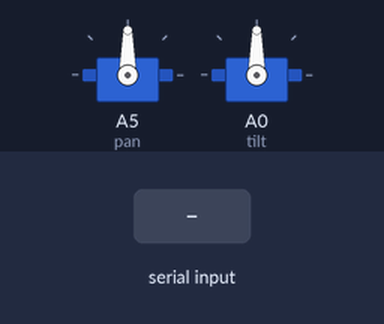
A sketch run on a simulated Arduino Uno, built with avr-gcc and run on an emulated ATmega328P. Parts: 2 × servo. Inputs (shaded band) come from the test bench.

Above: at 1.2 s.
1.3 s: byte 30 received over Serial
At 1.8 s:
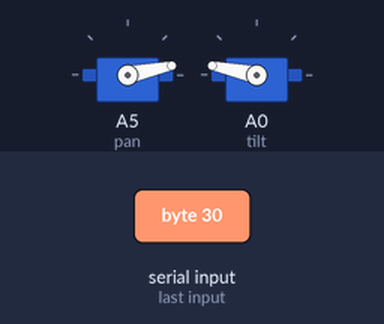
2.8 s: byte 90 received over Serial
At 4.0 s:
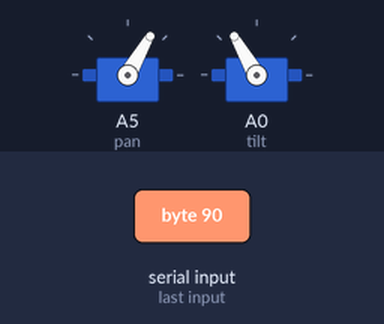
4.3 s: byte 120 received over Serial
At 5.3 s:
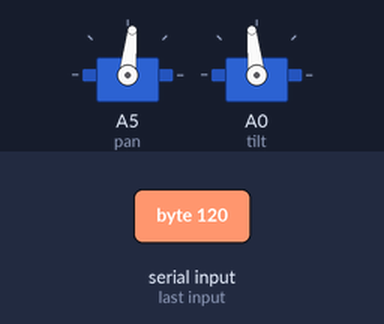
5.8 s: byte 90 received over Serial
At 6.4 s:
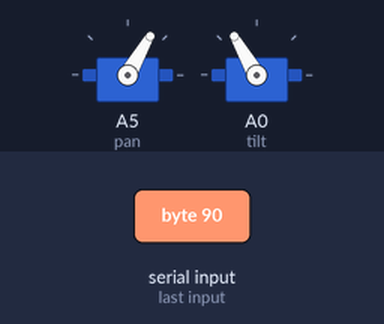
7.3 s: byte 30 received over Serial
At 8.5 s:
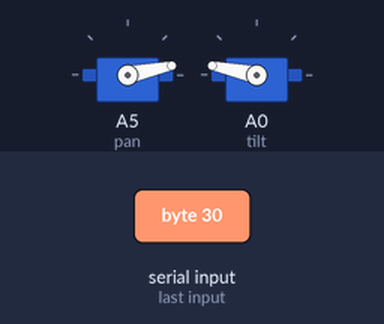
8.8 s: byte 120 received over Serial
At 9.9 s:
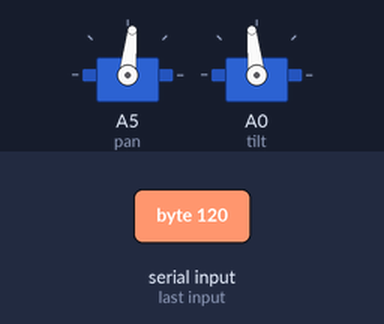
Timing chart, 0 to 11.3 s (numbered marks = the images above; inputs shaded):
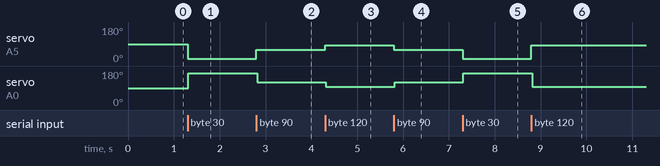

Measured:
- after the input at 1.3 s, servo on A5 (pan): 90° → 12° at once; servo on A0 (tilt): 90° → 168° at once
- after the input at 2.8 s, servo on A5 (pan): 12° → 60° at once; servo on A0 (tilt): 168° → 120° at once
- after the input at 4.3 s, servo on A5 (pan): 60° → 84° at once; servo on A0 (tilt): 120° → 96° at once
- after the input at 5.8 s, servo on A5 (pan): 84° → 60° at once; servo on A0 (tilt): 96° → 120° at once
- after the input at 7.3 s, servo on A5 (pan): 60° → 12° at once; servo on A0 (tilt): 120° → 168° at once
- after the input at 8.8 s, servo on A5 (pan): 12° → 84° at once; servo on A0 (tilt): 168° → 96° at once

The sketch:

PanTiltMonkey.ino
```cpp
#include <Servo.h>

Servo pan, tilt;

void setup() {
  pan.attach( A5 );
  tilt.attach( A0 );

  Serial.begin( 9600 );    // Open the serial port.
}

void loop() {
  if( Serial.available() ) {
    byte b = Serial.read();

    // Map high 4 bits of incoming byte to pan rotation in degrees.
    pan.write( map( b >> 4, 0, 15, 0, 180 ) );
    delay( 15 );

    // Map low 4 bits of incoming byte to tilt rotation in degrees.
    tilt.write( map( b & 0x0F, 0, 15, 0, 180 ) );
    delay( 15 );
  }
}
```
